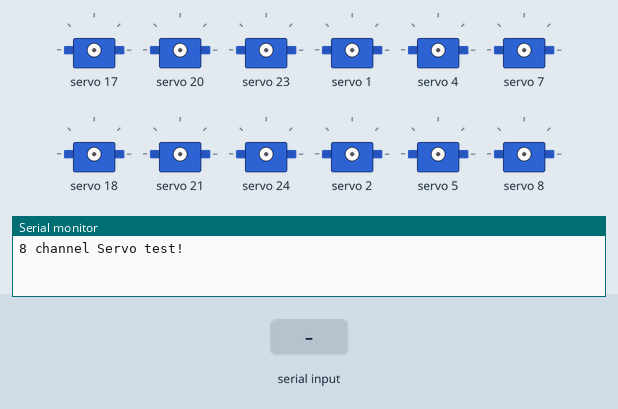
This sketch was run on a simulated Arduino Uno, built with avr-gcc and run on an emulated ATmega328P. On the bench: 12 × servo, the last lines printed to the serial monitor. The test bench sets the inputs (shaded band). Random numbers use the default seed unless the sketch sets one.

Above: at 1.2 s.
1.3 s: "90,45\n" received over Serial
2.8 s: "200\n" received over Serial
At 3.1 s:
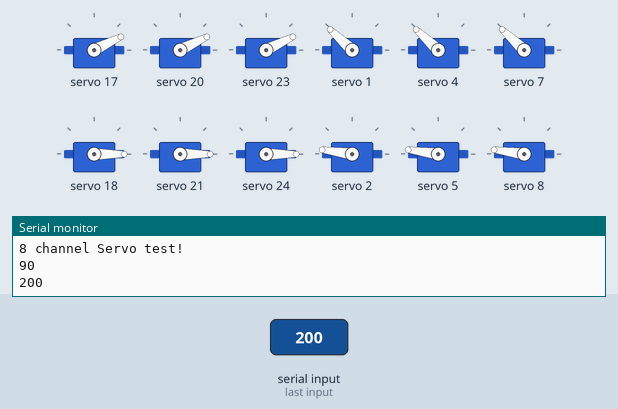
4.3 s: "90\n" received over Serial
At 5.4 s:
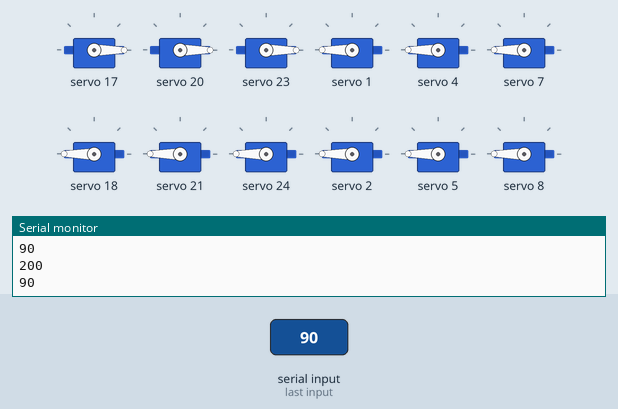
Timing chart, 0 to 7.3 s (numbered marks = the images above; inputs shaded):
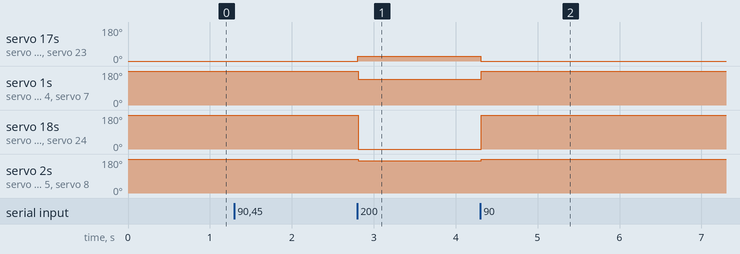

Measured:
- after the input at 2.8 s, servo 17, servo 20, servo 23: 0° → 26° at once; servo 1, servo 4, servo 7: 180° → 137° at once; servo 18, servo 21, servo 24: 180° → 0° at once; servo 2, servo 5, servo 8: 180° → 172° at once
- after the input at 4.3 s, servo 17, servo 20, servo 23: 26° → 0° at once; servo 1, servo 4, servo 7: 137° → 180° at once; servo 18, servo 21, servo 24: 0° → 180° at once; servo 2, servo 5, servo 8: 172° → 180° at once

The sketch:

zampagimbal.ino
```cpp
#include <Wire.h>
#include <Adafruit_PWMServoDriver.h>

Adafruit_PWMServoDriver dx = Adafruit_PWMServoDriver();
Adafruit_PWMServoDriver rx = Adafruit_PWMServoDriver(0x41);

//all arms on 0,3,6
//all forearms on 1,4,7
//all feet on 2,5,

int arm[]={0,3,6};
int forearm[]={1,4,7};
int foot[]={2,5,8};

#define MAX  120
#define MIN  560
#define DEG90 250
#define DEG180 120
#define DEG0 420
#define DEGM84 560


float getangle(int, bool inverted = false);
int getvalue(float, bool inverted = false);
int getSyncedValue(int,int valueoff=0);

const int MID = (MAX + MIN) / 2;

void setup() {
  Serial.begin(9600);
  Serial.println("8 channel Servo test!");

  dx.begin();
  rx.begin();

  dx.setPWMFreq(60);
  rx.setPWMFreq(60);
   // Analog servos run at ~60 Hz updates

  delay(10);
}


void loop() {
}
void serialEvent()
{
  String message = Serial.readStringUntil('\n');
  char* p = &message[0];
  int val = atoi(p);
  Serial.println(val);
  setAllrx(val,forearm);
  setAlldx(def(val),forearm);
  int newrx=getSyncedValue(val,-100);
  int newdx=uniform(val,-100);
  setAllrx(newrx,foot);
  setAlldx(newdx,foot);

}


float mapfloat(float x, float in_min, float in_max, float out_min, float out_max)
{
  return (x - in_min) * (out_max - out_min) / (in_max - in_min) + out_min;
}

float getangle(int pulse , bool inverted = false) {
  if (!inverted) {

    float angle = mapfloat((float)pulse, MIN, MAX, -84, 180);
    return angle;
  }
  else {
    float angle = mapfloat((float)pulse, MIN, MAX, 180, -84);
    return angle;
  }
}


int getvalue(float angle, bool inverted = false) {
  if (!inverted) {
    int value = mapfloat(angle, -84, 180, MIN, MAX);
    return value;
  }
  else {
    int value = mapfloat(angle, -84, 180, MAX, MIN);
    return value;
  }
}

int getSyncedValue(int armValue,int valueoff =0) {
  float current = getangle(armValue);
  int sync = getvalue(90 - current,1);
  return sync+valueoff;


}
int def(int val){
   return mapfloat(val,MIN,MAX,MAX,MIN);
}

int uniform(int value,int offset){
  offset=-offset;
  value=mapfloat(value,MIN,MAX,MAX,MIN);
  int nw=getSyncedValue(value,offset);
  value=mapfloat(nw,MIN,MAX,MAX,MIN);
  return nw;
}

void setAlldx(int value,int* arr){
  for(int i=0;i<3;i++){
    int pin=arr[i];
    dx.setPWM(pin,0,value);
  }
}

void setAllrx(int value,int* arr){
  for(int i=0;i<3;i++){
    int pin=arr[i];
    rx.setPWM(pin,0,value);
  }
}


void standup(){

}
```
